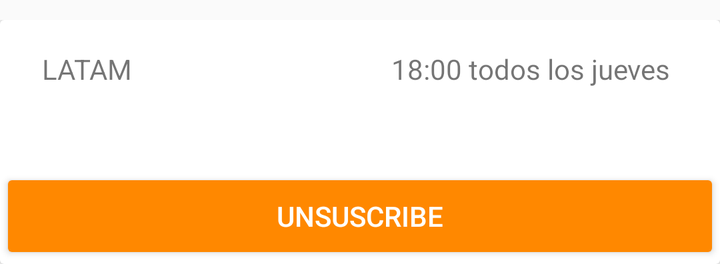
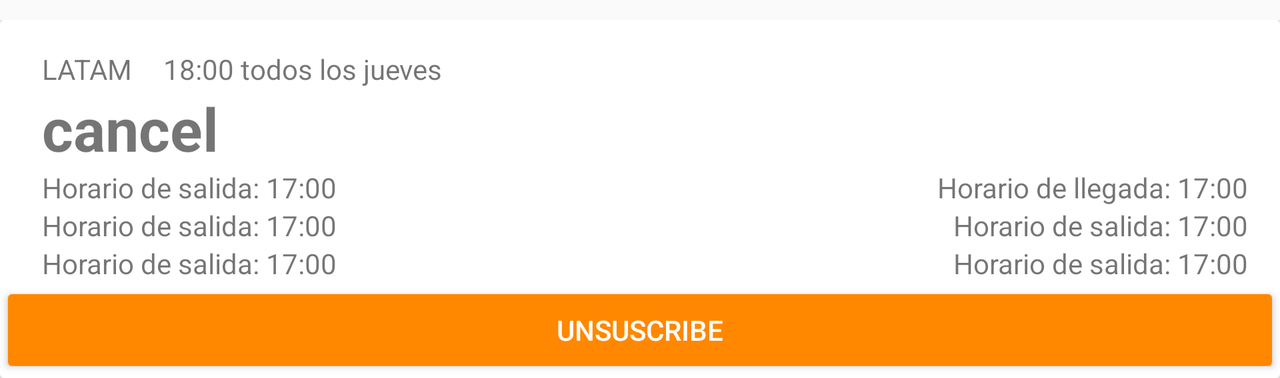

Two renders of one Android screen. The first uses the default layout on a phone; the second uses the alternative layout the repository ships for a different screen configuration, on a matching device. The two XML files are below.
<!-- AndroidManifest.xml: application theme AppTheme -->
<!-- res/layout/card_unsuscribe.xml -->
<?xml version="1.0" encoding="utf-8"?>
<LinearLayout xmlns:android="http://schemas.android.com/apk/res/android"
    android:orientation="vertical" android:layout_width="match_parent"
    android:id="@+id/cardResultLayout"
    android:layout_height="wrap_content"
    android:paddingTop="10dp">

    <android.support.v7.widget.CardView
        android:layout_width="match_parent"
        android:id="@+id/cardResultElement"
        android:layout_height="wrap_content" >

        <RelativeLayout
            android:layout_width="match_parent"
            android:layout_height="wrap_content">

            <TextView
                android:text=""
                android:layout_width="match_parent"
                android:layout_height="wrap_content"
                android:layout_alignStart="@+id/airline_name"
                android:id="@+id/from_to_shorts"
                android:textStyle="normal|bold"
                android:textSize="30sp"
                android:layout_below="@+id/airline_name"
                android:layout_alignEnd="@+id/flightCode" />

            <TextView
                android:text="LATAM"
                android:layout_width="wrap_content"
                android:layout_height="wrap_content"
                android:layout_marginStart="21dp"
                android:layout_marginTop="15dp"
                android:id="@+id/airline_name"
                android:layout_alignParentTop="true"
                android:layout_alignParentStart="true" />

            <Button
                android:text="@string/unsuscribe_action"
                android:layout_width="match_parent"
                android:layout_height="wrap_content"
                android:id="@+id/subscribe_button"
                style="@style/Widget.AppCompat.Button.Colored"
                android:layout_below="@+id/from_to_shorts"
                android:layout_alignParentStart="true"
                android:backgroundTint="@android:color/holo_orange_dark" />

            <TextView
                android:text="18:00 todos los jueves"
                android:layout_width="wrap_content"
                android:layout_height="wrap_content"
                android:id="@+id/flightCode"
                android:layout_marginEnd="25dp"
                android:textAlignment="viewEnd"
                android:layout_above="@+id/from_to_shorts"
                android:layout_alignParentEnd="true" />

        </RelativeLayout>
    </android.support.v7.widget.CardView>

</LinearLayout>
<!-- resources referenced by this layout -->
<resources>
  <string name="unsuscribe_action">Unsuscribe</string>
  <style name="AppTheme" parent="Theme.AppCompat.Light.DarkActionBar">
          
          <item name="colorPrimary">@color/colorPrimary</item>
          <item name="colorPrimaryDark">@color/colorPrimaryDark</item>
          <item name="colorAccent">@color/colorAccent</item>
  
      </style>
  <color name="colorPrimary">#2A397A</color>
  <color name="colorPrimaryDark">#303F9F</color>
  <color name="colorAccent">#FF3F61</color>
</resources>
<!-- res/layout-land/card_unsuscribe.xml (the repository's variant of the layout above) -->
<!-- drawn on the phone turned sideways -->
<?xml version="1.0" encoding="utf-8"?>
<LinearLayout xmlns:android="http://schemas.android.com/apk/res/android"
    android:orientation="vertical" android:layout_width="match_parent"
    android:id="@+id/cardResultLayout"
    android:layout_height="wrap_content"
    android:paddingTop="10dp">

    <android.support.v7.widget.CardView
        android:layout_width="match_parent"
        android:id="@+id/cardResultElement"
        android:layout_height="wrap_content" >

        <RelativeLayout
            android:layout_width="match_parent"
            android:layout_height="wrap_content">

            <TextView
                android:text="@string/cancel"
                android:layout_width="match_parent"
                android:layout_height="wrap_content"
                android:layout_alignStart="@+id/airline_name"
                android:id="@+id/from_to_shorts"
                android:textStyle="normal|bold"
                android:textSize="30sp"
                android:layout_below="@+id/airline_name"
                android:layout_alignEnd="@+id/result_time_arr" />

            <TextView
                android:text="LATAM"
                android:layout_width="wrap_content"
                android:layout_height="wrap_content"
                android:layout_marginStart="21dp"
                android:layout_marginTop="15dp"
                android:id="@+id/airline_name"
                android:layout_alignParentTop="true"
                android:layout_alignParentStart="true" />

            <TextView
                android:text="18:00 todos los jueves"
                android:layout_width="wrap_content"
                android:layout_height="wrap_content"
                android:id="@+id/flightCode"
                android:textAlignment="viewEnd"
                android:layout_above="@+id/from_to_shorts"
                android:layout_toEndOf="@+id/airline_name"
                android:layout_marginStart="15dp" />

            <TextView
                android:text="Horario de salida: 17:00"
                android:layout_width="wrap_content"
                android:layout_height="wrap_content"
                android:id="@+id/result_term_arr"
                android:layout_below="@+id/result_time_arr"
                android:layout_alignEnd="@+id/result_time_arr"
                android:visibility="visible"
                android:textAlignment="textEnd" />

            <TextView
                android:text="Horario de salida: 17:00"
                android:layout_width="wrap_content"
                android:layout_height="wrap_content"
                android:id="@+id/result_gate_arr"
                android:layout_below="@+id/result_term_arr"
                android:layout_alignStart="@+id/result_term_arr"
                android:textAlignment="viewEnd"
                android:visibility="visible" />

            <TextView
                android:text="TextView"
                android:layout_width="wrap_content"
                android:layout_height="wrap_content"
                android:layout_marginEnd="16dp"
                android:id="@+id/small_time"
                android:layout_above="@+id/from_to_shorts"
                android:layout_alignParentEnd="true"
                android:textSize="18sp"
                android:textStyle="normal|bold"
                android:visibility="invisible" />

            <Button
                android:text="@string/unsuscribe_action"
                android:layout_width="match_parent"
                android:layout_height="wrap_content"
                android:id="@+id/subscribe_button"
                style="@style/Widget.AppCompat.Button.Colored"
                android:layout_below="@+id/result_term_dep"
                android:layout_alignParentStart="true"
                android:backgroundTint="@android:color/holo_orange_dark" />

            <TextView
                android:text="Horario de salida: 17:00"
                android:layout_width="wrap_content"
                android:layout_height="wrap_content"
                android:id="@+id/result_term_dep"
                android:visibility="visible"
                android:layout_below="@+id/result_gate_dep"
                android:layout_alignStart="@+id/from_to_shorts" />

            <TextView
                android:text="Horario de salida: 17:00"
                android:layout_width="wrap_content"
                android:layout_height="wrap_content"
                android:id="@+id/result_time_dep"
                android:layout_marginRight="15dp"
                android:visibility="visible"
                android:layout_below="@+id/from_to_shorts"
                android:layout_alignStart="@+id/airline_name" />

            <TextView
                android:text="Horario de llegada: 17:00"
                android:layout_width="wrap_content"
                android:layout_height="wrap_content"
                android:id="@+id/result_time_arr"
                android:textAlignment="viewEnd"
                android:visibility="visible"
                android:layout_alignBaseline="@+id/result_time_dep"
                android:layout_alignBottom="@+id/result_time_dep"
                android:layout_alignEnd="@+id/small_time" />

            <TextView
                android:text="Horario de salida: 17:00"
                android:layout_width="wrap_content"
                android:layout_height="wrap_content"
                android:id="@+id/result_gate_dep"
                android:visibility="visible"
                android:layout_below="@+id/result_time_dep"
                android:layout_alignStart="@+id/result_time_dep" />

        </RelativeLayout>
    </android.support.v7.widget.CardView>

</LinearLayout>
<!-- resources referenced by the variant -->
<!-- as the phone turned sideways resolves them -->
<resources>
  <string name="cancel">cancel</string>
  <string name="unsuscribe_action">Unsuscribe</string>
  <style name="AppTheme" parent="Theme.AppCompat.Light.DarkActionBar">
          
          <item name="colorPrimary">@color/colorPrimary</item>
          <item name="colorPrimaryDark">@color/colorPrimaryDark</item>
          <item name="colorAccent">@color/colorAccent</item>
  
      </style>
  <color name="colorPrimary">#2A397A</color>
  <color name="colorPrimaryDark">#303F9F</color>
  <color name="colorAccent">#FF3F61</color>
</resources>
